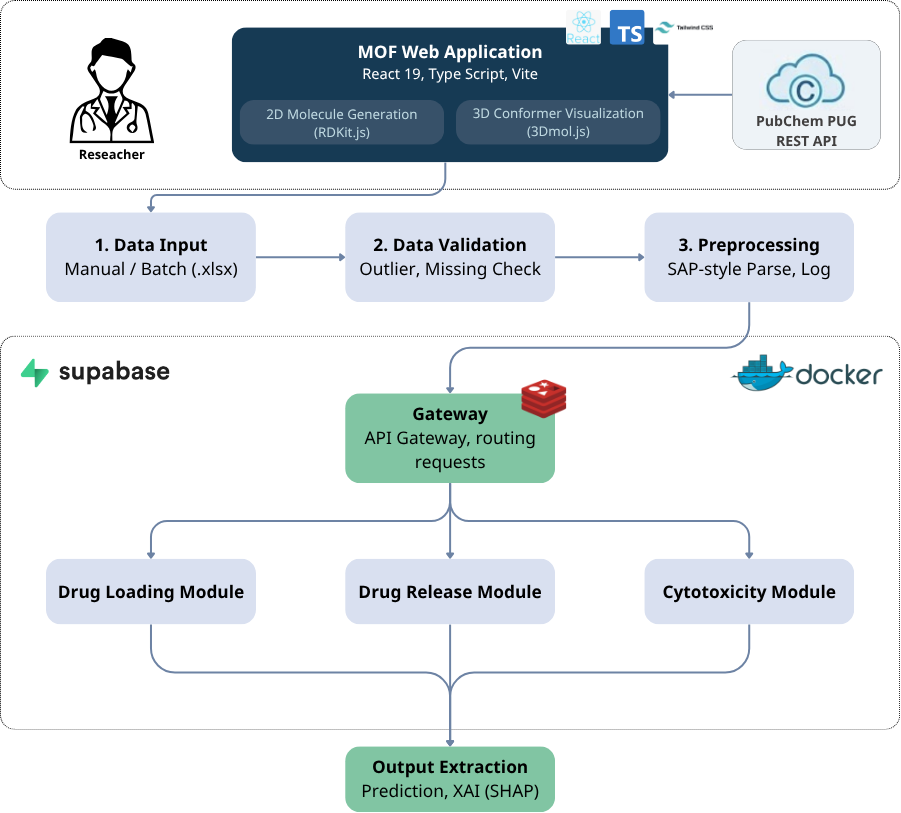
#> input picture ComputerVision/phase_1/images/image.png, 901 x 813 px, found by its file name
$ python sobel_vs_canny.py   (older library calls are emulated)
#> lines starting #> are read from the running program, lines starting #| are printed output that depends on the picture
import cv2
import numpy as np
import matplotlib.pyplot as plt

# 1. Đọc ảnh grayscale
gray = cv2.imread('image.png', cv2.IMREAD_GRAYSCALE)
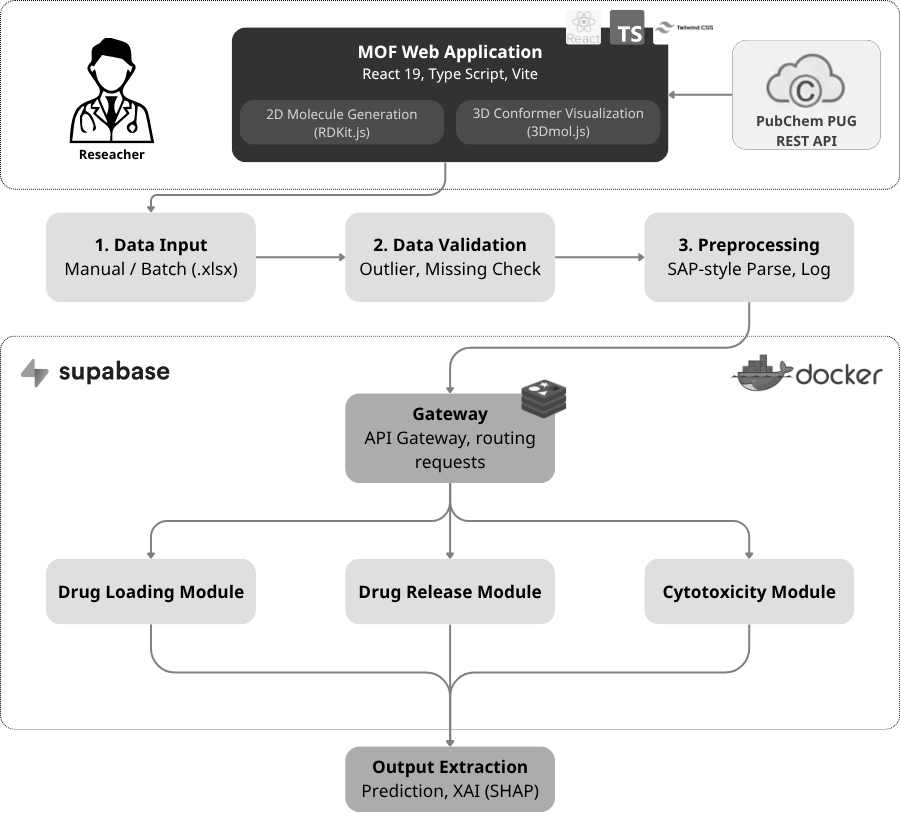
#> gray: shape (813, 901); min 0, max 255, mean 225.5

# 2. Blur nhẹ trước (dùng chung cho cả 2 để so sánh công bằng)
blurred = cv2.GaussianBlur(gray, (5, 5), 0)

# ===== KẾT QUẢ 1: SOBEL (raw, chưa qua non-max suppression / threshold kép) =====
sobel_x = cv2.Sobel(blurred, cv2.CV_64F, 1, 0, ksize=3)
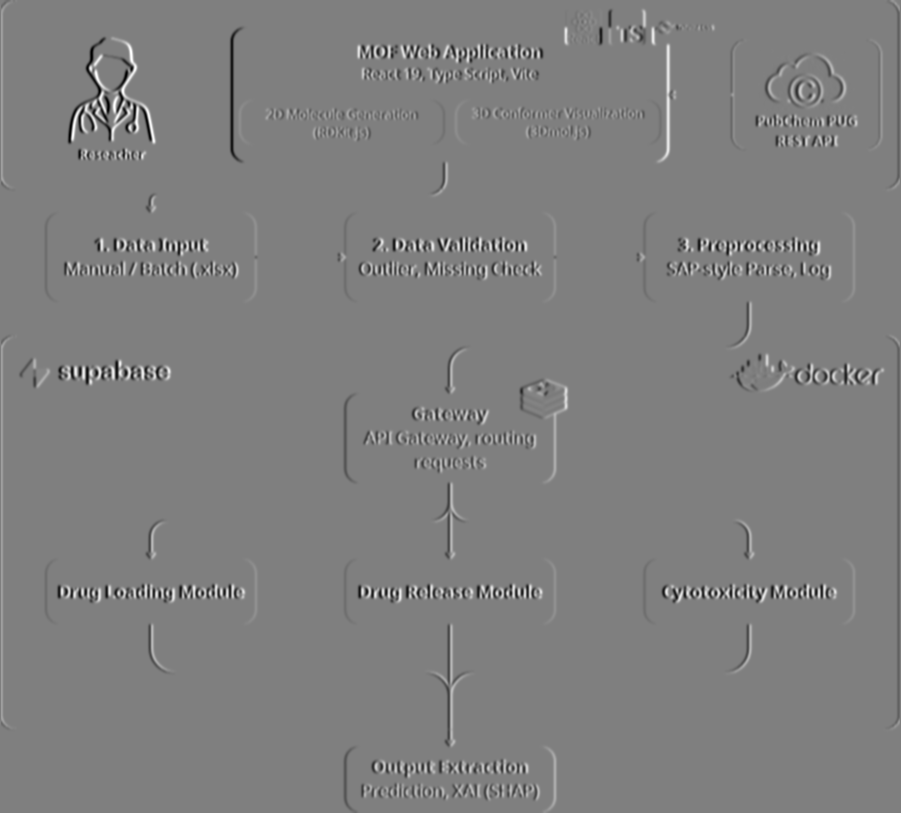
#> sobel_x: shape (813, 901) float64; min -640, max 638, mean 0; drawn with min black and max white
sobel_y = cv2.Sobel(blurred, cv2.CV_64F, 0, 1, ksize=3)
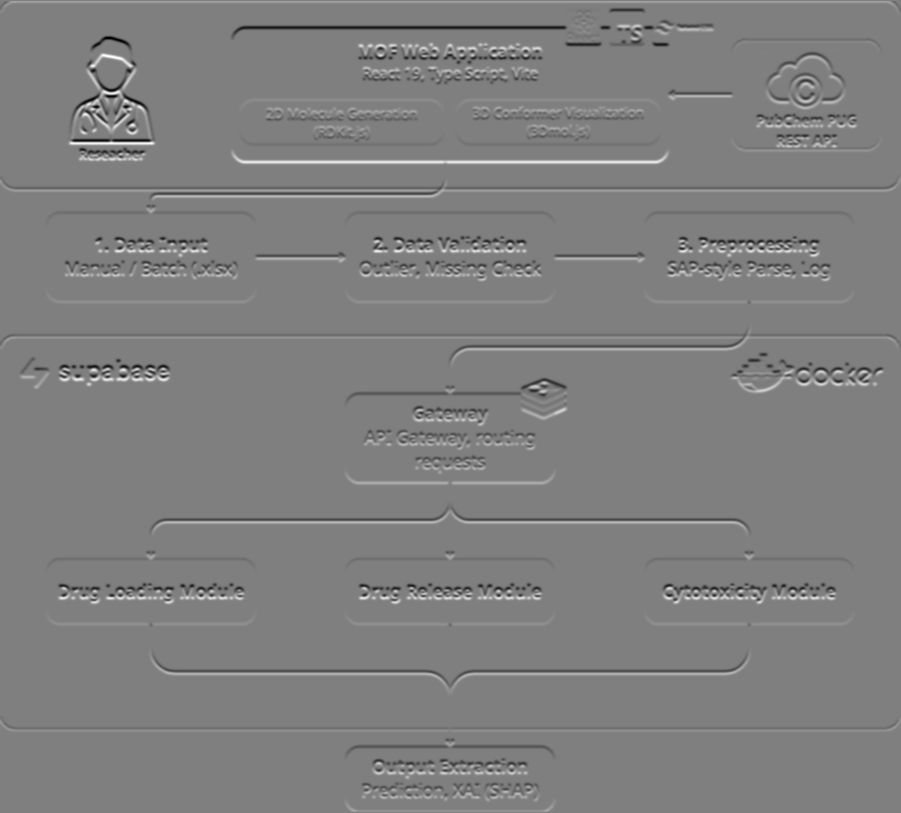
#> sobel_y: shape (813, 901) float64; min -639, max 638, mean 0.3; drawn with min black and max white
magnitude = cv2.magnitude(sobel_x, sobel_y)
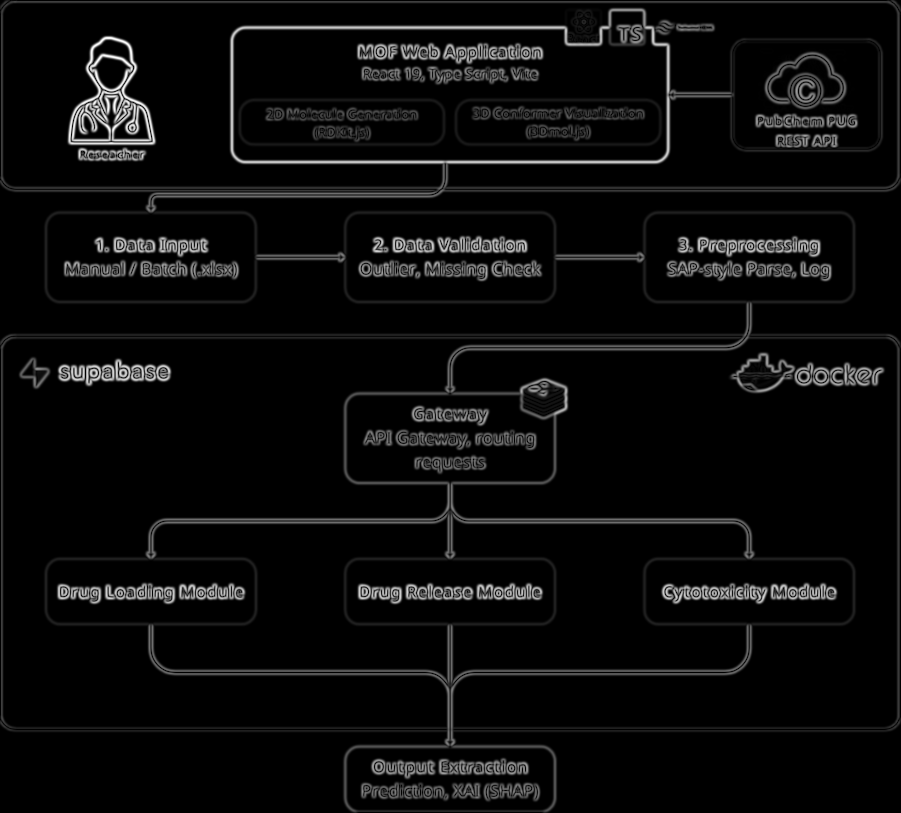
#> magnitude: shape (813, 901) float64; min 0, max 657.3, mean 30.4; drawn with min black and max white
sobel_result = cv2.convertScaleAbs(magnitude)   # đưa về 0-255 để hiển thị
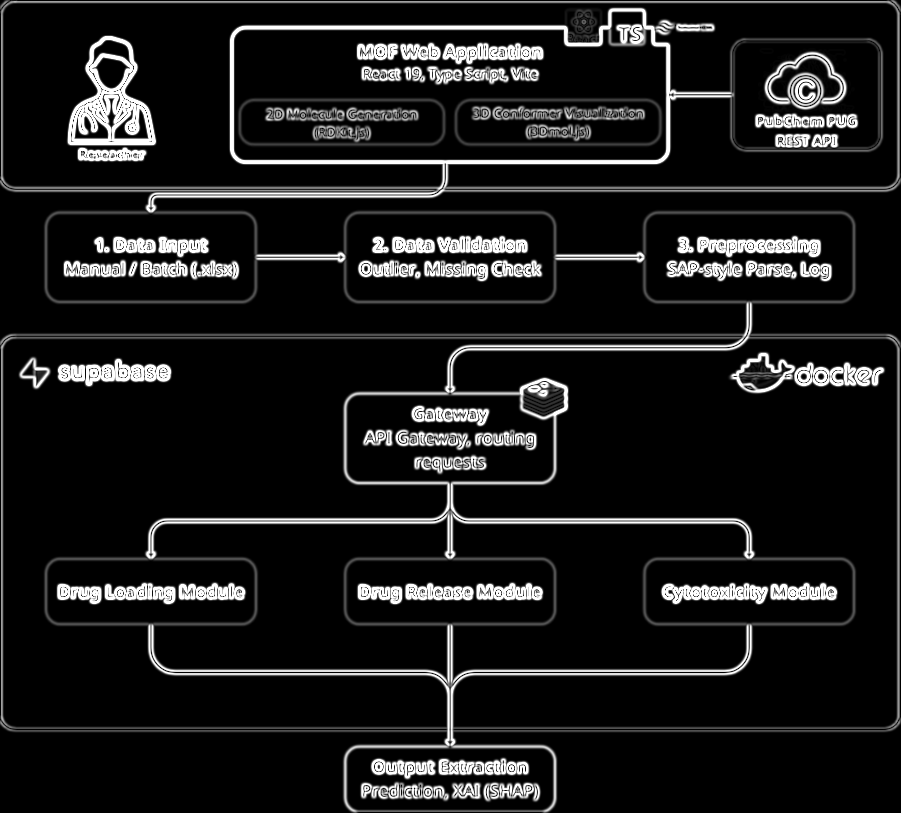
#> sobel_result: shape (813, 901); min 0, max 255, mean 26

# ===== KẾT QUẢ 2: CANNY (đầy đủ pipeline 5 bước) =====
canny_result = cv2.Canny(blurred, threshold1=50, threshold2=150)
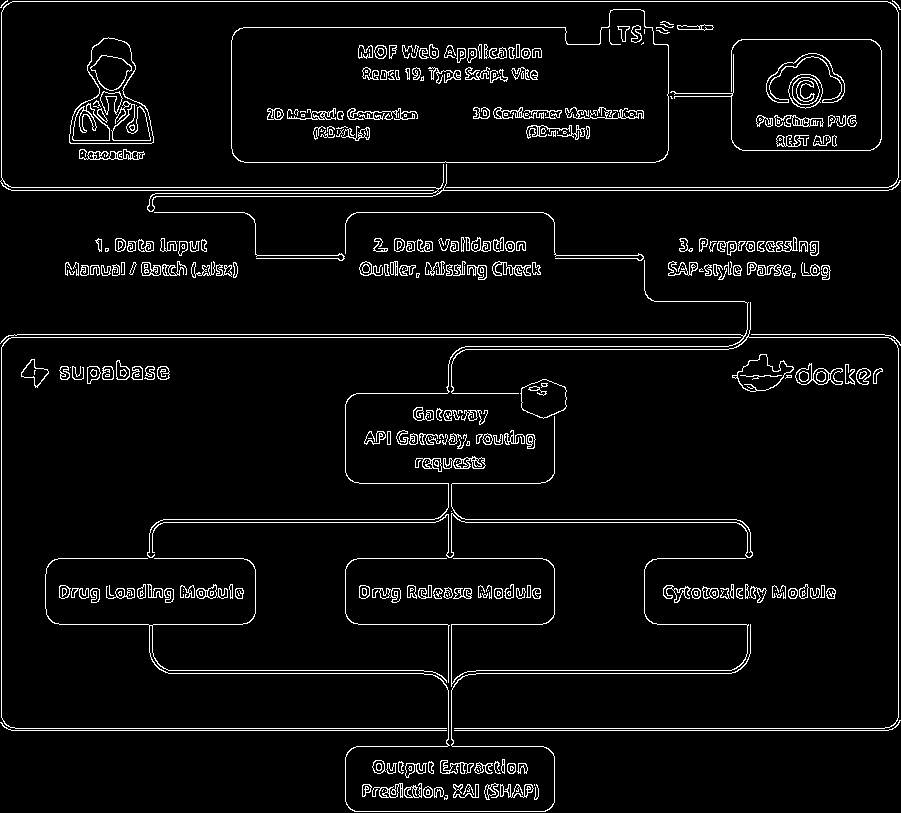
#> canny_result: shape (813, 901); 4.9% white in thin lines or dots

# 3. Hiển thị song song để so sánh
fig, axes = plt.subplots(1, 3, figsize=(15, 5))

axes[0].imshow(gray, cmap='gray')
axes[0].set_title('Ảnh gốc (grayscale)')
axes[0].axis('off')

axes[1].imshow(sobel_result, cmap='gray')
axes[1].set_title('Sobel (magnitude thô)')
axes[1].axis('off')

axes[2].imshow(canny_result, cmap='gray')
axes[2].set_title('Canny (5 bước hoàn chỉnh)')
axes[2].axis('off')

plt.tight_layout()
plt.savefig('sobel_vs_canny.png', dpi=150)
plt.show()
